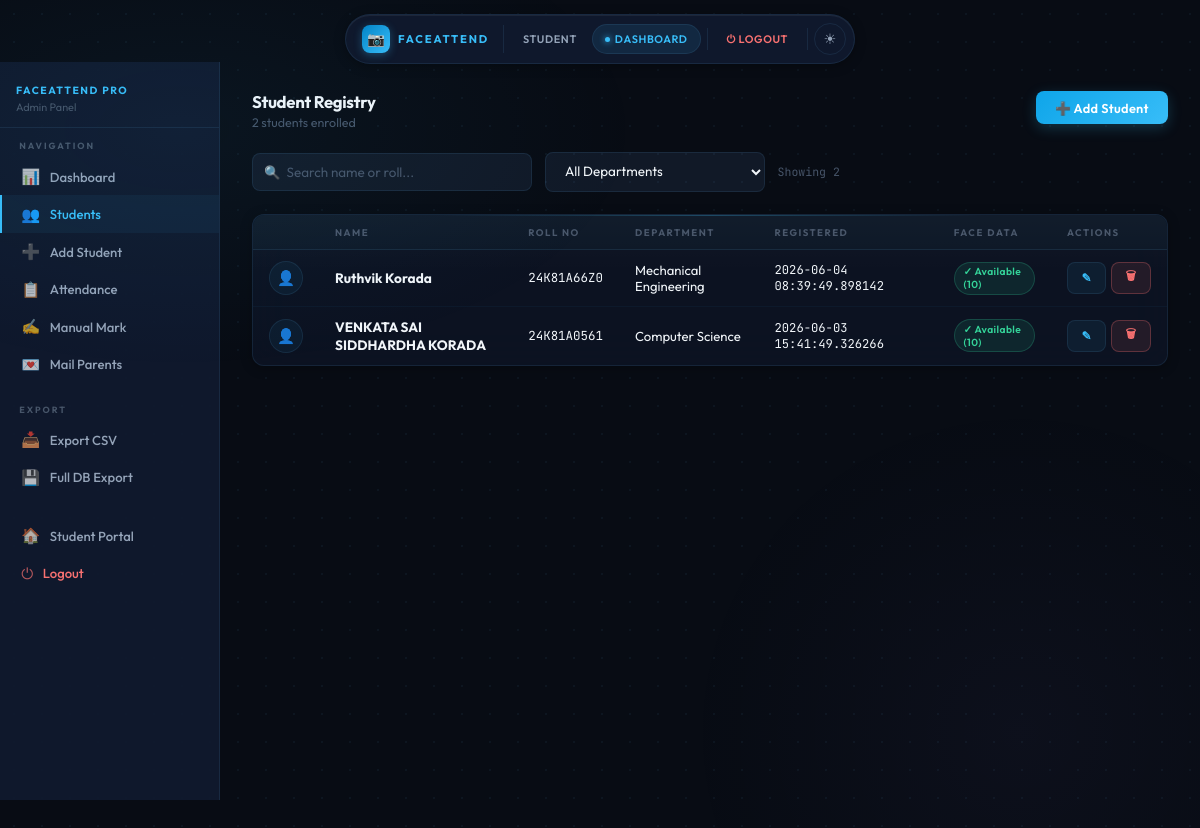
/admin/students (signed in), run on the app's committed database.
### models/student.py (models this page shows, shortened)
class Student(db.Model):
    __tablename__ = 'students'
    id = db.Column(db.Integer, primary_key=True)
    name = db.Column(db.String(100), nullable=False)
    roll_number = db.Column(db.String(50), unique=True, nullable=False)
    department = db.Column(db.String(100), nullable=False)
    email = db.Column(db.String(120), nullable=True)
    phone = db.Column(db.String(20), nullable=True)
    embedding_json = db.Column(db.Text, nullable=True)   # JSON array of embedding vectors
    face_image_b64 = db.Column(db.Text, nullable=True)   # Base64 thumbnail for display
    registered_at = db.Column(db.DateTime, default=datetime.utcnow)
    is_active = db.Column(db.Boolean, default=True)
    attendance_records = db.relationship('Attendance', backref='student',
                                          lazy='dynamic', cascade='all, delete-orphan')
    def get_embeddings(self):
        if self.embedding_json:
            return json.loads(self.embedding_json)
        return []
    @property
    def embedding_count(self):
        return len(self.get_embeddings())
    @property
    def face_available(self):
        return self.embedding_count >= 3

### routes/admin.py (the view)
@admin_bp.route('/students')
@login_required
def students():
    all_students = Student.query.filter_by(is_active=True).order_by(Student.registered_at.desc()).all()
    return render_template('admin/students.html', students=all_students)

### models/admin.py (called while the page is built)
@login_manager.user_loader
def load_user(user_id):
    return Admin.query.get(int(user_id))

### templates/admin/students.html (shortened to what this page needs)
{% extends "base.html" %}
{% block content %}
<div class="admin-wrap">
<aside class="sidebar">
    <div class="sb-section" style="padding:0 1rem .8rem;border-bottom:1px solid var(--brd);margin-bottom:.8rem">
        <div style="font-size:.65rem;font-weight:700;color:var(--acc);letter-spacing:1.5px">FACEATTEND PRO</div>
        <div style="font-size:.68rem;color:var(--txt3);margin-top:.15rem">Admin Panel</div>
    </div>
    <div class="sb-section">
        <span class="sb-label">Navigation</span>
        <a href="/admin/dashboard"         class="sb-link"><span class="sb-icon">&#128202;</span>Dashboard</a>
        <a href="/admin/students"          class="sb-link active"><span class="sb-icon">&#128101;</span>Students</a>
        <a href="/admin/students/add"      class="sb-link"><span class="sb-icon">&#10133;</span>Add Student</a>
        <a href="/admin/attendance"        class="sb-link"><span class="sb-icon">&#128203;</span>Attendance</a>
        <a href="/admin/attendance/manual" class="sb-link"><span class="sb-icon">&#9997;</span>Manual Mark</a>
        <a href="/admin/mail-parents" class="sb-link"><span class="sb-icon">&#128140;</span>Mail Parents</a>
    </div>
    <div class="sb-section">
        <span class="sb-label">Export</span>
        <a href="/admin/attendance/export" class="sb-link"><span class="sb-icon">&#128229;</span>Export CSV</a>
        <a href="/admin/database/export"   class="sb-link"><span class="sb-icon">&#128190;</span>Full DB Export</a>
    </div>
    <div class="sb-section">
        <a href="/"             class="sb-link"><span class="sb-icon">&#127968;</span>Student Portal</a>
        <a href="/admin/logout" class="sb-link" style="color:var(--red)"><span class="sb-icon">&#9211;</span>Logout</a>
    </div>
</aside>
<main class="admin-main">
    <div class="ph">
        <div>
            <div class="ph-title">Student Registry</div>
            <div class="ph-sub">{{ students|length }} students enrolled</div>
        </div>
        <a href="/admin/students/add" class="btn btn-p">&#10133; Add Student</a>
    </div>
    <div class="flex items-center gap mb-lg" style="flex-wrap:wrap">
        <div class="search-wrap">
            <span class="search-icon">&#128269;</span>
            <input type="text" class="form-control" placeholder="Search name or roll..." id="search-inp" oninput="filterTable()">
        </div>
        <select class="form-control" id="dept-filter" style="max-width:220px;font-size:.84rem" onchange="filterTable()">
            <option value="">All Departments</option>
            {% set depts = students | map(attribute='department') | unique | list %}
        </select>
        <span class="mono text-dimmer" style="font-size:.72rem" id="filter-count">Showing {{ students|length }}</span>
    </div>
    <div class="card">
        <div class="table-wrap">
            <table class="data-table" id="stud-table">
                <thead><tr>
                    <th></th><th>Name</th><th>Roll No</th><th>Department</th>
                    <th>Registered</th><th>Face Data</th><th>Actions</th>
                </tr></thead>
                <tbody>
                {% for s in students %}
                <tr data-name="{{ s.name|lower }}" data-roll="{{ s.roll_number|lower }}" data-dept="{{ s.department }}">
                    <td>
                        {% if s.face_image %}<img src="{{ s.face_image }}" class="avatar">
                        {% else %}<div class="avatar">&#128100;</div>{% endif %}
                    </td>
                    <td><strong>{{ s.name }}</strong></td>
                    <td class="mono text-dim" style="font-size:.78rem">{{ s.roll_number }}</td>
                    <td class="text-sm">{{ s.department }}</td>
                    <td class="mono text-dimmer" style="font-size:.76rem">{{ s.registered_at }}</td>
                    <td>
                        {% if s.face_available %}
                            <span class="badge bd-g" title="{{ s.embedding_count }} face captures">&#10003; Available ({{ s.embedding_count }})</span>
                        {% elif s.embedding_count > 0 %}
                            <a href="/admin/students/edit/{{ s.id }}" class="badge" style="background:rgba(251,191,36,.12);color:#fbbf24;border:1px solid #fbbf24;text-decoration:none;cursor:pointer" title="Only {{ s.embedding_count }} capture(s) — need 3+">&#9888; Partial ({{ s.embedding_count }}/3)</a>
                        {% else %}
                            <a href="/admin/students/edit/{{ s.id }}" class="badge bd-r" style="text-decoration:none;cursor:pointer" title="Click to add face data">&#10005; Missing — Fix Now</a>
                        {% endif %}
                    </td>
                    <td>
                        <div class="flex gap-xs">
                            <a href="/admin/students/edit/{{ s.id }}" class="btn btn-g btn-sm">&#9998;</a>
                            <button class="btn btn-d btn-sm" onclick="confirmDel({{ s.id }},'{{ s.name }}')">&#128465;</button>
                        </div>
                    </td>
                </tr>
                {% else %}
                <tr><td colspan="7" style="text-align:center;padding:3rem;color:var(--txt3)">
                    No students registered. <a href="/admin/students/add" style="color:var(--acc)">Add the first student</a>
                </td></tr>
                {% endfor %}
                </tbody>
            </table>
        </div>
    </div>
</main>
</div>
{% endblock %}

### templates/base.html (shortened to what this page needs)
<!DOCTYPE html>
<html lang="en" data-theme="dark">
<head>
</head>
<body>
<nav class="fnav" role="navigation">
    <a href="/" class="nav-logo">
        <div class="nav-logo-mark">&#128247;</div>
        <span class="nav-logo-text">FaceAttend</span>
    </a>
    <a href="/" class="nav-link {% if request.endpoint == 'main.index' %}active{% endif %}">
        Student
    </a>
    {% if current_user.is_authenticated %}
        <a href="/admin/dashboard" class="nav-link {% if request.blueprint == 'admin' and 'login' not in request.endpoint %}active{% endif %}">
            <span class="nav-pip"></span>Dashboard
        </a>
        <a href="/admin/logout" class="nav-link" style="color:var(--red)">&#9211; Logout</a>
    {% else %}
        <a href="/admin/login" class="nav-link {% if request.endpoint == 'admin.login' %}active{% endif %}">
            <span class="nav-pip"></span>Admin
        </a>
    {% endif %}
    <button class="theme-btn" id="theme-btn" onclick="toggleTheme()" title="Toggle theme">&#9728;</button>
</nav>
{% block content %}{% endblock %}
</body>
</html>

### data on the page
Student: name "Ruthvik Korada", roll_number "24K81A66Z0", department "Mechanical Engineering", registered_at "2026-06-04 08:39:49.898142", embedding_count "10"
Student: name "VENKATA SAI SIDDHARDHA KORADA", roll_number "24K81A0561", department "Computer Science", registered_at "2026-06-03 15:41:49.326266", embedding_count "10"

### other printed values
{{ students|length }} "2"
